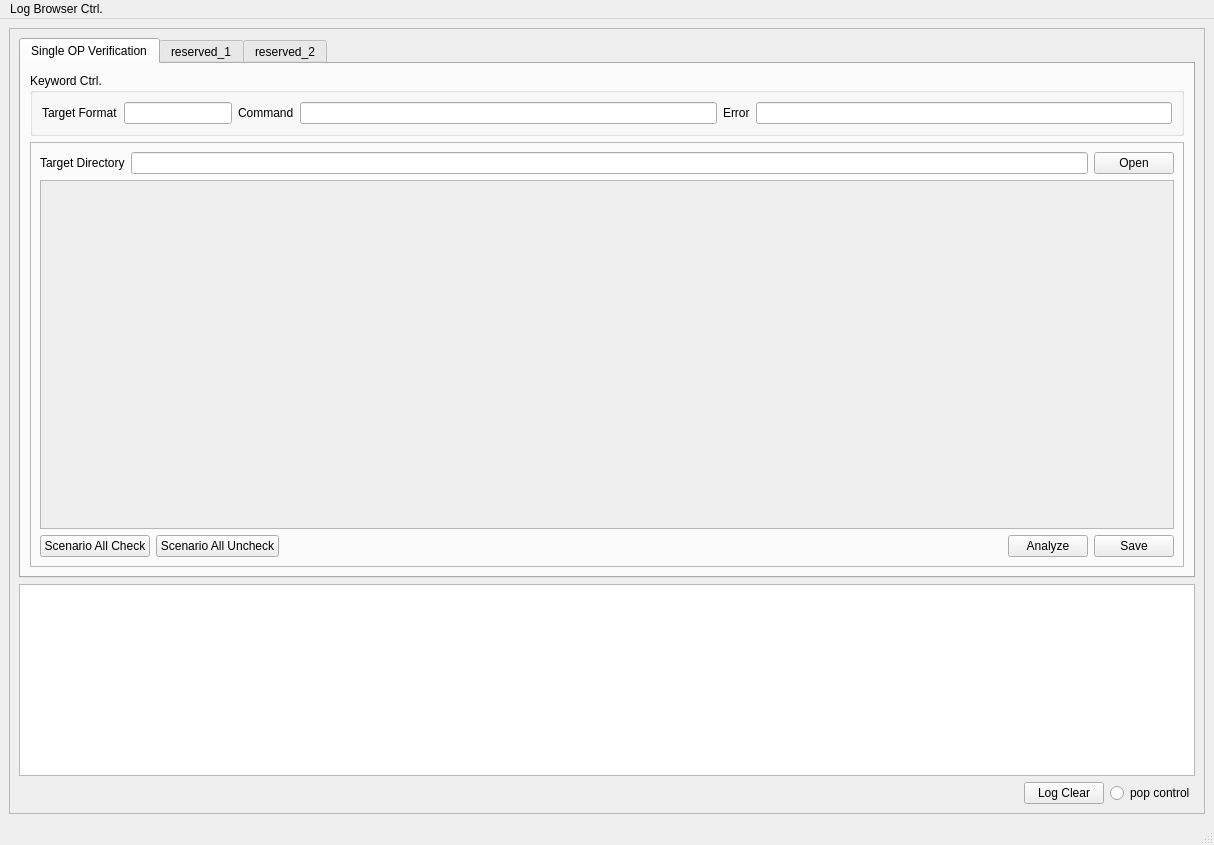
<?xml version="1.0" encoding="UTF-8"?>
<ui version="4.0">
 <class>MainWindow</class>
 <widget class="QMainWindow" name="MainWindow">
  <property name="geometry">
   <rect>
    <x>0</x>
    <y>0</y>
    <width>1214</width>
    <height>845</height>
   </rect>
  </property>
  <property name="windowTitle">
   <string>MainWindow</string>
  </property>
  <widget class="QWidget" name="centralwidget">
   <layout class="QVBoxLayout" name="verticalLayout">
    <item>
     <widget class="QFrame" name="frame">
      <property name="frameShape">
       <enum>QFrame::StyledPanel</enum>
      </property>
      <property name="frameShadow">
       <enum>QFrame::Raised</enum>
      </property>
      <layout class="QVBoxLayout" name="verticalLayout_8">
       <item>
        <widget class="QTabWidget" name="tabWidget">
         <property name="currentIndex">
          <number>0</number>
         </property>
         <widget class="QWidget" name="tab_2">
          <attribute name="title">
           <string>Single OP Verification</string>
          </attribute>
          <layout class="QGridLayout" name="gridLayout">
           <item row="1" column="0">
            <widget class="QFrame" name="frame_2">
             <property name="sizePolicy">
              <sizepolicy hsizetype="Expanding" vsizetype="Expanding">
               <horstretch>0</horstretch>
               <verstretch>0</verstretch>
              </sizepolicy>
             </property>
             <property name="frameShape">
              <enum>QFrame::StyledPanel</enum>
             </property>
             <property name="frameShadow">
              <enum>QFrame::Raised</enum>
             </property>
             <layout class="QGridLayout" name="gridLayout_2">
              <item row="0" column="0">
               <layout class="QGridLayout" name="gridLayout_3">
                <item row="0" column="0">
                 <layout class="QGridLayout" name="gridLayout_4">
                  <item row="0" column="1">
                   <widget class="QLineEdit" name="scenario_path_lineedit"/>
                  </item>
                  <item row="0" column="0">
                   <widget class="QLabel" name="label">
                    <property name="text">
                     <string>Target Directory</string>
                    </property>
                   </widget>
                  </item>
                  <item row="0" column="2">
                   <widget class="QPushButton" name="open_pushButton">
                    <property name="text">
                     <string>Open</string>
                    </property>
                   </widget>
                  </item>
                 </layout>
                </item>
               </layout>
              </item>
              <item row="1" column="0">
               <widget class="QScrollArea" name="scrollArea">
                <property name="widgetResizable">
                 <bool>true</bool>
                </property>
                <widget class="QWidget" name="scrollAreaWidgetContents">
                 <property name="geometry">
                  <rect>
                   <x>0</x>
                   <y>0</y>
                   <width>1114</width>
                   <height>288</height>
                  </rect>
                 </property>
                 <layout class="QVBoxLayout" name="verticalLayout_11">
                  <item>
                   <layout class="QFormLayout" name="formLayout"/>
                  </item>
                 </layout>
                </widget>
               </widget>
              </item>
              <item row="2" column="0">
               <layout class="QHBoxLayout" name="horizontalLayout_6">
                <item>
                 <widget class="QPushButton" name="all_check_scenario">
                  <property name="text">
                   <string>Scenario All Check</string>
                  </property>
                 </widget>
                </item>
                <item>
                 <widget class="QPushButton" name="all_uncheck_scenario">
                  <property name="text">
                   <string>Scenario All Uncheck</string>
                  </property>
                 </widget>
                </item>
                <item>
                 <spacer name="horizontalSpacer">
                  <property name="orientation">
                   <enum>Qt::Horizontal</enum>
                  </property>
                  <property name="sizeHint" stdset="0">
                   <size>
                    <width>40</width>
                    <height>20</height>
                   </size>
                  </property>
                 </spacer>
                </item>
                <item>
                 <widget class="QPushButton" name="analyze_pushButton">
                  <property name="text">
                   <string>Analyze</string>
                  </property>
                 </widget>
                </item>
                <item>
                 <widget class="QPushButton" name="save_pushButton">
                  <property name="text">
                   <string>Save</string>
                  </property>
                 </widget>
                </item>
               </layout>
              </item>
             </layout>
            </widget>
           </item>
           <item row="0" column="0">
            <widget class="QGroupBox" name="groupBox">
             <property name="title">
              <string>Keyword Ctrl.</string>
             </property>
             <layout class="QVBoxLayout" name="verticalLayout_2">
              <item>
               <layout class="QHBoxLayout" name="horizontalLayout">
                <item>
                 <widget class="QLabel" name="target_dir">
                  <property name="text">
                   <string>Target Format</string>
                  </property>
                 </widget>
                </item>
                <item>
                 <widget class="QLineEdit" name="targetformat_lineedit">
                  <property name="sizePolicy">
                   <sizepolicy hsizetype="Preferred" vsizetype="Fixed">
                    <horstretch>0</horstretch>
                    <verstretch>0</verstretch>
                   </sizepolicy>
                  </property>
                 </widget>
                </item>
                <item>
                 <widget class="QLabel" name="label_4">
                  <property name="text">
                   <string>Command</string>
                  </property>
                 </widget>
                </item>
                <item>
                 <widget class="QLineEdit" name="command_lineedit">
                  <property name="sizePolicy">
                   <sizepolicy hsizetype="Expanding" vsizetype="Fixed">
                    <horstretch>0</horstretch>
                    <verstretch>0</verstretch>
                   </sizepolicy>
                  </property>
                 </widget>
                </item>
                <item>
                 <widget class="QLabel" name="label_3">
                  <property name="text">
                   <string>Error</string>
                  </property>
                 </widget>
                </item>
                <item>
                 <widget class="QLineEdit" name="error_lineedit">
                  <property name="sizePolicy">
                   <sizepolicy hsizetype="Expanding" vsizetype="Fixed">
                    <horstretch>0</horstretch>
                    <verstretch>0</verstretch>
                   </sizepolicy>
                  </property>
                 </widget>
                </item>
               </layout>
              </item>
             </layout>
            </widget>
           </item>
          </layout>
         </widget>
         <widget class="QWidget" name="tab_3">
          <attribute name="title">
           <string>reserved_1</string>
          </attribute>
          <layout class="QVBoxLayout" name="verticalLayout_9">
           <item>
            <widget class="QGroupBox" name="groupBox_5">
             <property name="title">
              <string>Embedding &amp; Vectorization</string>
             </property>
             <layout class="QVBoxLayout" name="verticalLayout_12">
              <item>
               <widget class="QLabel" name="label_13">
                <property name="layoutDirection">
                 <enum>Qt::LeftToRight</enum>
                </property>
                <property name="text">
                 <string/>
                </property>
               </widget>
              </item>
             </layout>
            </widget>
           </item>
          </layout>
         </widget>
         <widget class="QWidget" name="tab">
          <attribute name="title">
           <string>reserved_2</string>
          </attribute>
          <layout class="QVBoxLayout" name="verticalLayout_3">
           <item>
            <widget class="QGroupBox" name="groupBox_7">
             <property name="font">
              <font>
               <weight>75</weight>
               <bold>true</bold>
              </font>
             </property>
             <property name="title">
              <string>Question/ Ground-Truth Generation</string>
             </property>
             <layout class="QVBoxLayout" name="verticalLayout_13">
              <item>
               <spacer name="verticalSpacer_2">
                <property name="orientation">
                 <enum>Qt::Vertical</enum>
                </property>
                <property name="sizeHint" stdset="0">
                 <size>
                  <width>20</width>
                  <height>40</height>
                 </size>
                </property>
               </spacer>
              </item>
              <item>
               <layout class="QHBoxLayout" name="horizontalLayout_7">
                <item>
                 <widget class="QLabel" name="label_5">
                  <property name="font">
                   <font>
                    <weight>50</weight>
                    <bold>false</bold>
                   </font>
                  </property>
                  <property name="text">
                   <string>Source Directory</string>
                  </property>
                 </widget>
                </item>
                <item>
                 <widget class="QLineEdit" name="dirlineEdit">
                  <property name="font">
                   <font>
                    <weight>50</weight>
                    <bold>false</bold>
                   </font>
                  </property>
                 </widget>
                </item>
                <item>
                 <widget class="QPushButton" name="dirpushButton">
                  <property name="font">
                   <font>
                    <weight>50</weight>
                    <bold>false</bold>
                   </font>
                  </property>
                  <property name="text">
                   <string>Open (*.md/ *.txt file)</string>
                  </property>
                 </widget>
                </item>
               </layout>
              </item>
              <item>
               <widget class="QGroupBox" name="groupBox_4">
                <property name="font">
                 <font>
                  <weight>50</weight>
                  <bold>false</bold>
                 </font>
                </property>
                <property name="title">
                 <string>Ctrl.params.</string>
                </property>
                <layout class="QVBoxLayout" name="verticalLayout_6">
                 <item>
                  <layout class="QGridLayout" name="gridLayout_5">
                   <item row="0" column="1">
                    <widget class="QLineEdit" name="n_lineEdit">
                     <property name="font">
                      <font>
                       <weight>50</weight>
                       <bold>false</bold>
                      </font>
                     </property>
                     <property name="text">
                      <string>10</string>
                     </property>
                    </widget>
                   </item>
                   <item row="2" column="1">
                    <widget class="QLineEdit" name="reasonlineEdit">
                     <property name="font">
                      <font>
                       <weight>50</weight>
                       <bold>false</bold>
                      </font>
                     </property>
                     <property name="text">
                      <string>0.25</string>
                     </property>
                    </widget>
                   </item>
                   <item row="0" column="0">
                    <widget class="QLabel" name="label_8">
                     <property name="font">
                      <font>
                       <weight>50</weight>
                       <bold>false</bold>
                      </font>
                     </property>
                     <property name="text">
                      <string>Number of Scenario</string>
                     </property>
                    </widget>
                   </item>
                   <item row="1" column="1">
                    <widget class="QLineEdit" name="simplelineEdit">
                     <property name="font">
                      <font>
                       <weight>50</weight>
                       <bold>false</bold>
                      </font>
                     </property>
                     <property name="text">
                      <string>0.5</string>
                     </property>
                    </widget>
                   </item>
                   <item row="3" column="1">
                    <widget class="QLineEdit" name="multilineEdit">
                     <property name="font">
                      <font>
                       <weight>50</weight>
                       <bold>false</bold>
                      </font>
                     </property>
                     <property name="text">
                      <string>0.25</string>
                     </property>
                    </widget>
                   </item>
                   <item row="1" column="0">
                    <widget class="QLabel" name="label_9">
                     <property name="font">
                      <font>
                       <weight>50</weight>
                       <bold>false</bold>
                      </font>
                     </property>
                     <property name="text">
                      <string>Simple</string>
                     </property>
                    </widget>
                   </item>
                   <item row="2" column="0">
                    <widget class="QLabel" name="label_10">
                     <property name="font">
                      <font>
                       <weight>50</weight>
                       <bold>false</bold>
                      </font>
                     </property>
                     <property name="text">
                      <string>Reasoning</string>
                     </property>
                    </widget>
                   </item>
                   <item row="3" column="0">
                    <widget class="QLabel" name="label_11">
                     <property name="font">
                      <font>
                       <weight>50</weight>
                       <bold>false</bold>
                      </font>
                     </property>
                     <property name="text">
                      <string>Multi_Context</string>
                     </property>
                    </widget>
                   </item>
                  </layout>
                 </item>
                </layout>
               </widget>
              </item>
              <item>
               <layout class="QHBoxLayout" name="horizontalLayout_10">
                <item>
                 <spacer name="horizontalSpacer_2">
                  <property name="orientation">
                   <enum>Qt::Horizontal</enum>
                  </property>
                  <property name="sizeHint" stdset="0">
                   <size>
                    <width>40</width>
                    <height>20</height>
                   </size>
                  </property>
                 </spacer>
                </item>
                <item>
                 <widget class="QPushButton" name="gengenpushButton">
                  <property name="font">
                   <font>
                    <weight>50</weight>
                    <bold>false</bold>
                   </font>
                  </property>
                  <property name="text">
                   <string>Generate</string>
                  </property>
                 </widget>
                </item>
               </layout>
              </item>
             </layout>
            </widget>
           </item>
           <item>
            <widget class="QGroupBox" name="groupBox_8">
             <property name="font">
              <font>
               <weight>75</weight>
               <bold>true</bold>
              </font>
             </property>
             <property name="title">
              <string>Context/ Answer Generation</string>
             </property>
             <layout class="QVBoxLayout" name="verticalLayout_14">
              <item>
               <spacer name="verticalSpacer_3">
                <property name="orientation">
                 <enum>Qt::Vertical</enum>
                </property>
                <property name="sizeHint" stdset="0">
                 <size>
                  <width>20</width>
                  <height>40</height>
                 </size>
                </property>
               </spacer>
              </item>
              <item>
               <layout class="QHBoxLayout" name="horizontalLayout_13">
                <item>
                 <widget class="QLabel" name="testset_label">
                  <property name="font">
                   <font>
                    <weight>50</weight>
                    <bold>false</bold>
                   </font>
                  </property>
                  <property name="text">
                   <string>File</string>
                  </property>
                 </widget>
                </item>
                <item>
                 <widget class="QLineEdit" name="testset_lineEdit">
                  <property name="font">
                   <font>
                    <weight>50</weight>
                    <bold>false</bold>
                   </font>
                  </property>
                 </widget>
                </item>
                <item>
                 <widget class="QPushButton" name="testset_pushButton">
                  <property name="font">
                   <font>
                    <weight>50</weight>
                    <bold>false</bold>
                   </font>
                  </property>
                  <property name="text">
                   <string>Open</string>
                  </property>
                 </widget>
                </item>
               </layout>
              </item>
              <item>
               <layout class="QHBoxLayout" name="horizontalLayout_14">
                <item>
                 <spacer name="horizontalSpacer_6">
                  <property name="orientation">
                   <enum>Qt::Horizontal</enum>
                  </property>
                  <property name="sizeHint" stdset="0">
                   <size>
                    <width>40</width>
                    <height>20</height>
                   </size>
                  </property>
                 </spacer>
                </item>
                <item>
                 <widget class="QPushButton" name="vector_env_pushButton">
                  <property name="font">
                   <font>
                    <weight>50</weight>
                    <bold>false</bold>
                   </font>
                  </property>
                  <property name="text">
                   <string>Env. Setup</string>
                  </property>
                 </widget>
                </item>
                <item>
                 <widget class="QPushButton" name="vector_start_pushButton">
                  <property name="font">
                   <font>
                    <weight>50</weight>
                    <bold>false</bold>
                   </font>
                  </property>
                  <property name="text">
                   <string>Generate</string>
                  </property>
                 </widget>
                </item>
               </layout>
              </item>
             </layout>
            </widget>
           </item>
          </layout>
         </widget>
        </widget>
       </item>
       <item>
        <widget class="QTextBrowser" name="logtextbrowser">
         <property name="sizePolicy">
          <sizepolicy hsizetype="Preferred" vsizetype="Minimum">
           <horstretch>0</horstretch>
           <verstretch>0</verstretch>
          </sizepolicy>
         </property>
        </widget>
       </item>
       <item>
        <layout class="QHBoxLayout" name="horizontalLayout_4">
         <item>
          <spacer name="horizontalSpacer_5">
           <property name="orientation">
            <enum>Qt::Horizontal</enum>
           </property>
           <property name="sizeHint" stdset="0">
            <size>
             <width>40</width>
             <height>20</height>
            </size>
           </property>
          </spacer>
         </item>
         <item>
          <widget class="QPushButton" name="log_clear_pushButton">
           <property name="text">
            <string>Log Clear</string>
           </property>
          </widget>
         </item>
         <item>
          <widget class="QRadioButton" name="popctrl_radioButton">
           <property name="text">
            <string>pop control</string>
           </property>
          </widget>
         </item>
        </layout>
       </item>
      </layout>
     </widget>
    </item>
   </layout>
  </widget>
  <widget class="QMenuBar" name="menubar">
   <property name="geometry">
    <rect>
     <x>0</x>
     <y>0</y>
     <width>1214</width>
     <height>26</height>
    </rect>
   </property>
   <widget class="QMenu" name="menuBrowser">
    <property name="title">
     <string>Log Browser Ctrl.</string>
    </property>
    <addaction name="actionOn"/>
    <addaction name="actionOff"/>
   </widget>
   <addaction name="menuBrowser"/>
  </widget>
  <widget class="QStatusBar" name="statusbar"/>
  <action name="actionOn">
   <property name="text">
    <string>On</string>
   </property>
  </action>
  <action name="actionOff">
   <property name="text">
    <string>Off</string>
   </property>
  </action>
 </widget>
 <resources/>
 <connections/>
</ui>
